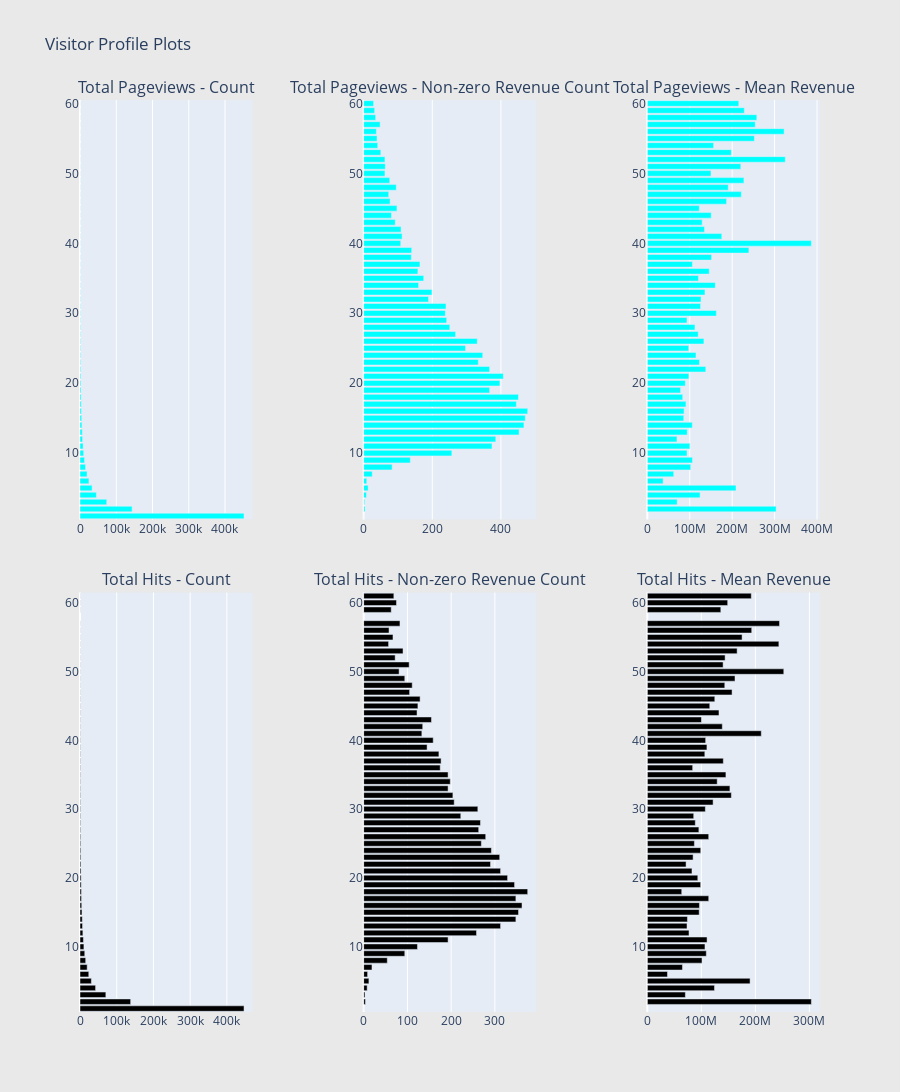

The notebook cell this image was saved under:
### Markdown cell above
Visitor Profile:
Now let us look at the visitor profile variables like number of pageviews by the visitor, number of hits by the visitor and see how they look.

### Code cell
# Page views
cnt_srs = train.groupby('totals.pageviews')['totals.transactionRevenue'].agg(['size', 'count', 'mean'])
cnt_srs.columns = ["count", "count of non-zero revenue", "mean"]
cnt_srs = cnt_srs.sort_values(by="count", ascending=False)
trace1 = horizontal_bar_chart(cnt_srs["count"].head(60), 'cyan')
trace2 = horizontal_bar_chart(cnt_srs["count of non-zero revenue"].head(60), 'cyan')
trace5 = horizontal_bar_chart(cnt_srs["mean"].head(60), 'cyan')

# Hits
cnt_srs = train.groupby('totals.hits')['totals.transactionRevenue'].agg(['size', 'count', 'mean'])
cnt_srs.columns = ["count", "count of non-zero revenue", 'mean']
cnt_srs = cnt_srs.sort_values(by="count", ascending=False)
trace3 = horizontal_bar_chart(cnt_srs["count"].head(60), 'black')
trace4 = horizontal_bar_chart(cnt_srs["count of non-zero revenue"].head(60), 'black')
trace6 = horizontal_bar_chart(cnt_srs["mean"].head(60), 'black')

# Creating two subplots
fig = tools.make_subplots(rows=2, cols=3, vertical_spacing=0.08, horizontal_spacing=0.15, 
                          subplot_titles=["Total Pageviews - Count", "Total Pageviews - Non-zero Revenue Count", "Total Pageviews - Mean Revenue",
                                          "Total Hits - Count",  "Total Hits - Non-zero Revenue Count", "Total Hits - Mean Revenue"])

fig.append_trace(trace1, 1, 1)
fig.append_trace(trace2, 1, 2)
fig.append_trace(trace5, 1, 3)
fig.append_trace(trace3, 2, 1)
fig.append_trace(trace4, 2, 2)
fig.append_trace(trace6, 2, 3)

fig['layout'].update(height=1200, width=900, paper_bgcolor='rgb(233,233,233)', title="Visitor Profile Plots")
py.iplot(fig, filename='visitor-profile-plots')

### Figure 1 — Plotly figure (JSON) as saved in the notebook; plotly's stock layout.template omitted (floating-point values rounded to 4 significant figures)
{"data": [{"marker": {"color": "cyan"}, "orientation": "h", "showlegend": false, "type": "bar", "x": [84, 88, 94, 112, 114, 124, 134, 135, 162, 168, 184, 192, 222, 225, 240, 242, 265, 268, 298, 338, 355, 388, 410, 453, 509, 535, 567, 674, 704, 847, 873, 875, 1091, 1143, 1318, 1413, 1567, 1722, 1949, 2211, 2409, 2682, 3150, 3511, 4010, 4720, 5291, 6197, 7097, 8671, 10104, 12585, 15272, 19476, 24688, 33411, 45192, 73835, 143770, 452522], "xaxis": "x", "y": ["60", "59", "58", "56", "57", "55", "54", "53", "50", "52", "51", "49", "48", "47", "46", "44", "43", "45", "42", "41", "40", "39", "38", "37", "36", "35", "34", "33", "32", "31", "30", "29", "28", "27", "26", "25", "24", "23", "22", "21", "20", "19", "18", "17", "16", "15", "14", "13", "12", "11", "10", "9", "8", "7", "6", "5", "4", "3", "2", "1"], "yaxis": "y"}, {"marker": {"color": "cyan"}, "orientation": "h", "showlegend": false, "type": "bar", "x": [29, 32, 35, 37, 48, 39, 41, 50, 62, 62, 63, 76, 95, 73, 77, 81, 92, 97, 109, 112, 108, 140, 139, 164, 158, 175, 160, 199, 189, 240, 238, 242, 251, 268, 331, 297, 347, 334, 367, 407, 397, 367, 451, 445, 478, 471, 467, 453, 385, 374, 257, 136, 83, 25, 9, 13, 8, 3, 4, 0], "xaxis": "x2", "y": ["60", "59", "58", "56", "57", "55", "54", "53", "50", "52", "51", "49", "48", "47", "46", "44", "43", "45", "42", "41", "40", "39", "38", "37", "36", "35", "34", "33", "32", "31", "30", "29", "28", "27", "26", "25", "24", "23", "22", "21", "20", "19", "18", "17", "16", "15", "14", "13", "12", "11", "10", "9", "8", "7", "6", "5", "4", "3", "2", "1"], "yaxis": "y2"}, {"marker": {"color": "cyan"}, "orientation": "h", "showlegend": false, "type": "bar", "x": [215500000.0, 228677500, 258122000, 322500000.0, 254400000.0, 252400000.0, 156200000.0, 197964400, 150000000.0, 325100000.0, 220300000.0, 227600000.0, 190800000.0, 221600000.0, 186800000.0, 150700000.0, 129300000.0, 122500000.0, 134800000.0, 175600000.0, 386700000.0, 239388500, 151500000.0, 106300000.0, 145900000.0, 120400000.0, 160200000.0, 135800000.0, 126600000.0, 125500000.0, 162800000.0, 93470000.0, 112300000.0, 120000000.0, 133400000.0, 97610000.0, 114700000.0, 122900000.0, 137800000.0, 97860000.0, 89530000.0, 78330000.0, 83450000.0, 91030000.0, 86660000.0, 85830000.0, 106100000.0, 94120000.0, 69840000.0, 100200000.0, 93480000.0, 106500000.0, 102300000.0, 62228400, 37280000.0, 209100000.0, 124287500, 70390000.0, 303625000, null], "xaxis": "x3", "y": ["60", "59", "58", "56", "57", "55", "54", "53", "50", "52", "51", "49", "48", "47", "46", "44", "43", "45", "42", "41", "40", "39", "38", "37", "36", "35", "34", "33", "32", "31", "30", "29", "28", "27", "26", "25", "24", "23", "22", "21", "20", "19", "18", "17", "16", "15", "14", "13", "12", "11", "10", "9", "8", "7", "6", "5", "4", "3", "2", "1"], "yaxis": "y3"}, {"marker": {"color": "black"}, "orientation": "h", "showlegend": false, "type": "bar", "x": [198, 203, 206, 211, 212, 227, 246, 261, 269, 316, 333, 348, 349, 363, 424, 438, 454, 501, 527, 553, 621, 693, 724, 745, 785, 845, 846, 944, 1088, 1104, 1289, 1291, 1406, 1504, 1718, 1925, 2126, 2190, 2477, 2798, 3064, 3291, 3755, 4130, 4716, 5384, 6194, 6881, 7879, 9264, 10640, 12959, 15484, 19518, 23918, 30939, 42444, 70402, 137952, 446754], "xaxis": "x4", "y": ["61", "59", "60", "56", "57", "55", "54", "52", "53", "50", "51", "49", "48", "47", "46", "45", "44", "43", "42", "41", "40", "39", "38", "37", "36", "35", "34", "33", "32", "31", "30", "29", "28", "27", "26", "25", "24", "23", "22", "21", "20", "19", "18", "17", "16", "15", "14", "13", "12", "11", "10", "9", "8", "7", "6", "5", "4", "3", "2", "1"], "yaxis": "y4"}, {"marker": {"color": "black"}, "orientation": "h", "showlegend": false, "type": "bar", "x": [69, 63, 75, 58, 83, 67, 57, 72, 90, 81, 104, 94, 111, 105, 129, 124, 122, 155, 135, 133, 159, 145, 172, 177, 175, 193, 198, 193, 204, 207, 261, 222, 267, 263, 279, 269, 292, 311, 290, 313, 329, 345, 375, 348, 362, 354, 348, 313, 258, 193, 123, 94, 54, 19, 9, 12, 8, 3, 4, 0], "xaxis": "x5", "y": ["61", "59", "60", "56", "57", "55", "54", "52", "53", "50", "51", "49", "48", "47", "46", "45", "44", "43", "42", "41", "40", "39", "38", "37", "36", "35", "34", "33", "32", "31", "30", "29", "28", "27", "26", "25", "24", "23", "22", "21", "20", "19", "18", "17", "16", "15", "14", "13", "12", "11", "10", "9", "8", "7", "6", "5", "4", "3", "2", "1"], "yaxis": "y5"}, {"marker": {"color": "black"}, "orientation": "h", "showlegend": false, "type": "bar", "x": [192400000.0, 136000000.0, 148700000.0, 193200000.0, 244700000.0, 175400000.0, 243500000.0, 144000000.0, 166200000.0, 252600000.0, 140300000.0, 162300000.0, 143400000.0, 156800000.0, 124900000.0, 115600000.0, 132600000.0, 100200000.0, 138800000.0, 210900000.0, 108000000.0, 110300000.0, 106400000.0, 140700000.0, 83897600, 145400000.0, 129300000.0, 152900000.0, 155500000.0, 121700000.0, 107400000.0, 85830000.0, 88800000.0, 95410000.0, 113600000.0, 87120000.0, 98840000.0, 84710000.0, 71690000.0, 82630000.0, 93420000.0, 98680000.0, 63682800, 113600000.0, 96460000.0, 95990000.0, 74250000.0, 73470000.0, 77150000.0, 110600000.0, 106700000.0, 109200000.0, 101200000.0, 65030000, 37280000.0, 190200000.0, 124287500, 70390000.0, 303625000, null], "xaxis": "x6", "y": ["61", "59", "60", "56", "57", "55", "54", "52", "53", "50", "51", "49", "48", "47", "46", "45", "44", "43", "42", "41", "40", "39", "38", "37", "36", "35", "34", "33", "32", "31", "30", "29", "28", "27", "26", "25", "24", "23", "22", "21", "20", "19", "18", "17", "16", "15", "14", "13", "12", "11", "10", "9", "8", "7", "6", "5", "4", "3", "2", "1"], "yaxis": "y6"}], "layout": {"annotations": [{"font": {"size": 16}, "showarrow": false, "text": "Total Pageviews - Count", "x": 0.1167, "xanchor": "center", "xref": "paper", "y": 1, "yanchor": "bottom", "yref": "paper"}, {"font": {"size": 16}, "showarrow": false, "text": "Total Pageviews - Non-zero Revenue Count", "x": 0.5, "xanchor": "center", "xref": "paper", "y": 1, "yanchor": "bottom", "yref": "paper"}, {"font": {"size": 16}, "showarrow": false, "text": "Total Pageviews - Mean Revenue", "x": 0.8833, "xanchor": "center", "xref": "paper", "y": 1, "yanchor": "bottom", "yref": "paper"}, {"font": {"size": 16}, "showarrow": false, "text": "Total Hits - Count", "x": 0.1167, "xanchor": "center", "xref": "paper", "y": 0.46, "yanchor": "bottom", "yref": "paper"}, {"font": {"size": 16}, "showarrow": false, "text": "Total Hits - Non-zero Revenue Count", "x": 0.5, "xanchor": "center", "xref": "paper", "y": 0.46, "yanchor": "bottom", "yref": "paper"}, {"font": {"size": 16}, "showarrow": false, "text": "Total Hits - Mean Revenue", "x": 0.8833, "xanchor": "center", "xref": "paper", "y": 0.46, "yanchor": "bottom", "yref": "paper"}], "height": 1200, "paper_bgcolor": "rgb(233,233,233)", "title": {"text": "Visitor Profile Plots"}, "width": 900, "xaxis": {"anchor": "y", "domain": [0, 0.2333]}, "xaxis2": {"anchor": "y2", "domain": [0.3833, 0.6167]}, "xaxis3": {"anchor": "y3", "domain": [0.7667, 1.0]}, "xaxis4": {"anchor": "y4", "domain": [0, 0.2333]}, "xaxis5": {"anchor": "y5", "domain": [0.3833, 0.6167]}, "xaxis6": {"anchor": "y6", "domain": [0.7667, 1.0]}, "yaxis": {"anchor": "x", "domain": [0.54, 1]}, "yaxis2": {"anchor": "x2", "domain": [0.54, 1]}, "yaxis3": {"anchor": "x3", "domain": [0.54, 1]}, "yaxis4": {"anchor": "x4", "domain": [0, 0.46]}, "yaxis5": {"anchor": "x5", "domain": [0, 0.46]}, "yaxis6": {"anchor": "x6", "domain": [0, 0.46]}}}
